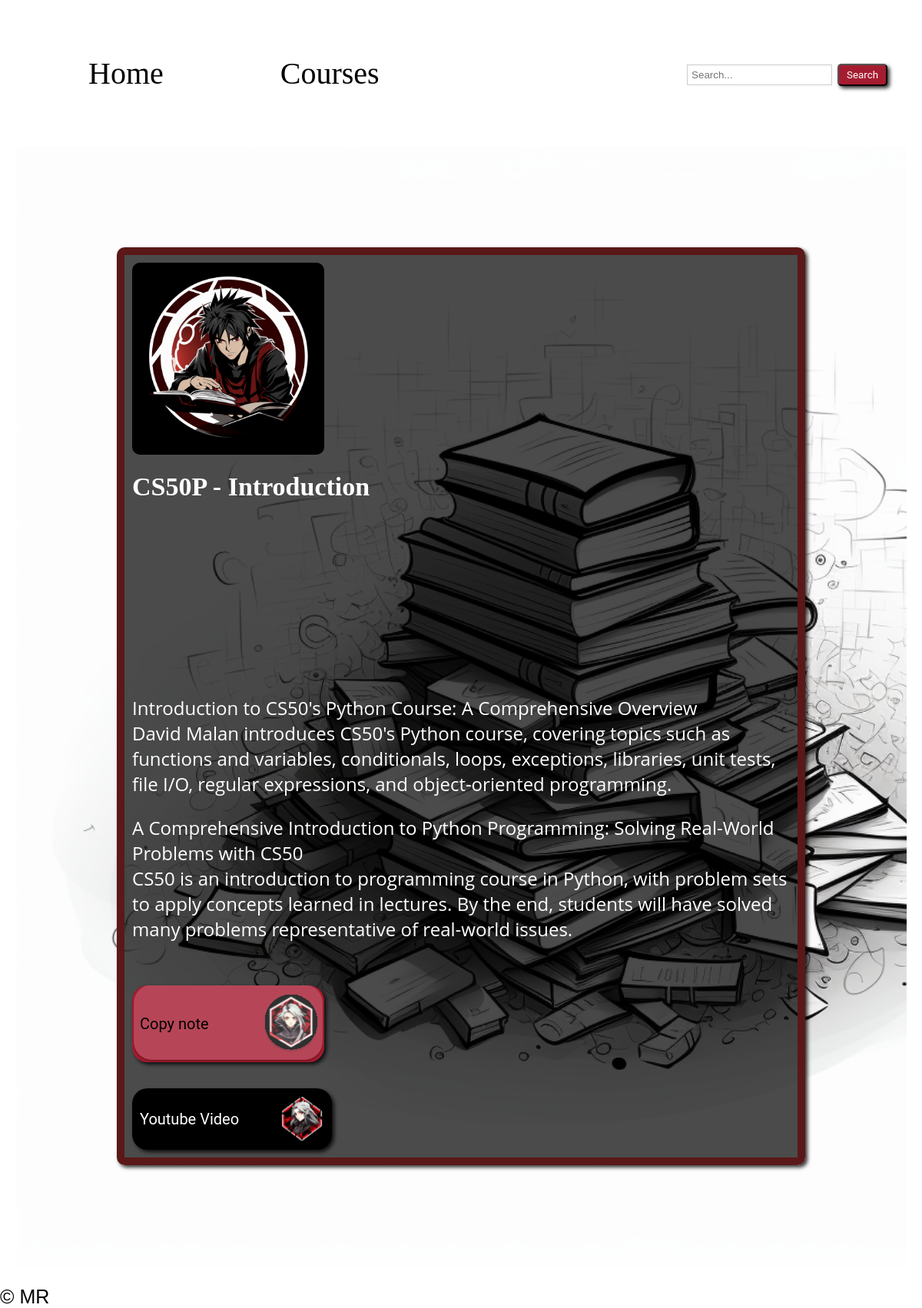
The page /lecture-notes/1/1/ on the database its author committed.
### cs50notes/models.py (models this page shows, shortened)
class LectureNote(models.Model):
    title = models.CharField(max_length=200)
    image = models.ImageField(upload_to='lecture_images/', null=True, blank=True)
    content = RichTextField(blank = True, null = True )
    category = models.ForeignKey(Course, on_delete=models.CASCADE)
    created_at = models.DateTimeField(auto_now_add=True)
    updated_at = models.DateTimeField(auto_now=True)
    language = models.CharField(max_length=100, default='python')
    web_link = models.URLField(blank=True, null=True)

### cs50notes/views.py (the view)
# urls.py: path('lecture-notes/<int:course_id>/<int:lecture_note_id>/', views.lecture_note_detail, name='lecture-note-detail'),
def lecture_note_detail(request, course_id, lecture_note_id):
    note = get_object_or_404(LectureNote, pk=lecture_note_id)
    course = get_object_or_404(Course, pk=course_id)
    return render(request, 'lecture_note_detail.html', {'note': note, 'course': course})

### cs50notes/templatetags/custom_filters.py (called while the page is built)
@register.filter
def decode_html_entities(value):
    return unescape(value)

@register.filter
def remove_html_tags(value):
    return re.sub(r'<[^>]*>|\Â¶|\â', '', value)

@register.filter(name='style_code')
def style_code(value):
    styled_code = f'<code class="code-style">{value}</code>'
    return styled_code

### cs50notes/templates/lecture_note_detail.html (shortened to what this page needs)
{% extends 'layout.html' %}
{% load static %}
{% load custom_filters %}
{% block content %}
<div class="card-container">
<div class="card">
  {% if lecture.image %}
  <div class="image">
  <img src="{{ lecture.lecture_images.url }}" alt="{{ lecture.title }}" class="image">
  </div>
{% else %}
  <div class="image">
  <img src="{% static 'images/logo3.png' %}" alt="No Image Available" class="image">
  </div>
{% endif %}
  <h1>{{ note.title }}</h1>
  {% if content_empty %}
      <p>Sorry, this lecture note has no content available.</p>
      {% comment %} remove_html_tags | format_code | decode_html_entities | linebreaks  {% endcomment %}
  {% else %}
  <p id="lecture-content">{{ note.content | style_code |  decode_html_entities | remove_html_tags |  linebreaks   }}</p>
  <div>
    <button class="copy-btn" id="copy-button">Copy note</button>
  </div>
  <br>
  {% if note.web_link %}
  <button class="youtube-link" onclick="window.location.href='{{ lecture_note.web_link }}'">
    <span class="btn-text">Youtube Video </span>
  </button>
  {% else %}
      {{ note.title }}
  {% endif %}
  {% endif %}
</div>
</div>
{% endblock %}

### cs50notes/static/styles.css (style rules this page uses)
:root { --primary-color:#A51C30 ; --secondary-color: #E5DCCF; --accent-color: #BF4141; --highlight-color:#BF9775; --text-color:#ffffff ; --code-color:#00FF00; --link-color:#BF4141; }
body { height: 100vh; background-repeat: no-repeat; background-position: center; font-family: 'Spicy Potatos', Arial, sans-serif; margin: 0; padding: 0; font-size: 25px; }
button { font-family: Roboto; padding: 5px 10px; background-color: var(--primary-color); color: #fff; border-radius: 5px; cursor: pointer; box-shadow: 3px 3px 5px 0 rgba(0, 0, 0, 0.8); transition: transform 0.2s, box-shadow 0.2s; }
.card-container { background-image: url('/static/images/courses.png'); background-size: cover; background-repeat: no-repeat; justify-content: center; align-items: center; display: flex; flex-wrap: wrap; justify-content: space-between; padding: 20px; margin: 20px; }
.card { background-color: rgba(0, 0, 0, 0.7); font-family: 'Open Sans'; margin-left: 50px; color: #ffffff; border: 10px solid #5b1818; border-radius: 10px; padding: 10px; margin: 10%; width: 80%; box-shadow: 3px 3px 5px 0 rgba(0, 0, 0, 0.8); transition: transform 0.2s, box-shadow 0.2s; }
.card h1 { font-family: 'Manga Temple'; font-size: 34px; margin-bottom: 10px; }
.card p { font-family: 'Open Sans', sans-serif; font-size: 24px; color: #ffffff; margin-bottom: 20px; }
.copy-btn { font-family: 'Roboto'; background-image: url('/static/images/copy-btn.svg'); background-size: cover; background-repeat: no-repeat; background-position: center; text-align: left; color: #000000; border:2px var(--accent-color); cursor: pointer; width: 250px; height: 100px; font-size: 20px; border-radius: 20px; }
.btn-text { font-family: 'Roboto'; }
.youtube-link { font-family: 'Roboto'; background-image: url('/static/images/youtube-link.svg'); background-size: cover; background-repeat: no-repeat; background-position: center; text-align: left; background-color: #000000; color: #ffffff; border:2px var(--accent-color); cursor: pointer; width: 260px; height: 80px; font-size: 20px; border-radius: 20px; }
.image { position: relative; width: 250px; height:250px; border-radius: 10px; }
.image::before { content: "Hey, I'm studying ! What about you?"; position: absolute; top: -10px; right: 10px; transform: translateX(-50%); background-color: var(--primary-color); color: #fff; padding: 5px 10px; border-radius: 5px 0 5px 0; font-size: 20px; opacity: 0; pointer-events: none; transition: opacity 0.2s, visibility 0.2s; z-index: 1; }

### rows shown on the page
LectureNote: title "CS50P - Introduction", content|style_code "Introduction to CS50's Python Course: A Comprehensive Overview David Malan introduces CS50's Python course, covering topics such as functions and variables, conditionals, loops, exceptions, libraries, unit tests, file I/O, regular expressions, and object-oriented programming. A Comprehensive Introduction to Python Programming: Solving Real-World Problems with CS50 CS50 is an introduction to programming course in Python, with problem sets to apply concepts learned in lectures. By the end, students will have solved many problems representative of real-world issues."
